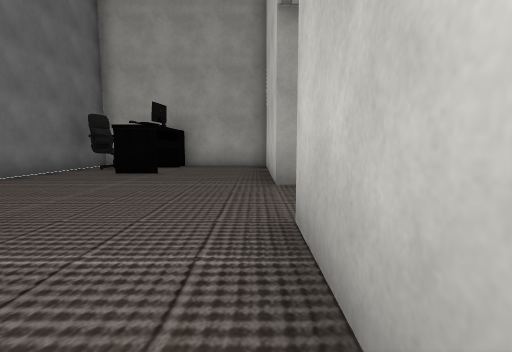
view 1 (above)

24 first-person views from a walk through a Unity game level. The camera is 1.2 m above the floor, tilts 6° down and sees 85° across. The floor is counted in squares, 2 m on a side. Each view is taken from the middle of a square. On the plan, view 1 faces up. The plan holds only what a view shows up to about 9 squares ahead; the rest is blank. The place goes on beyond the plan. The player is left out. Some animated figures are left out. Some surface patterns are stand-ins.

view 2
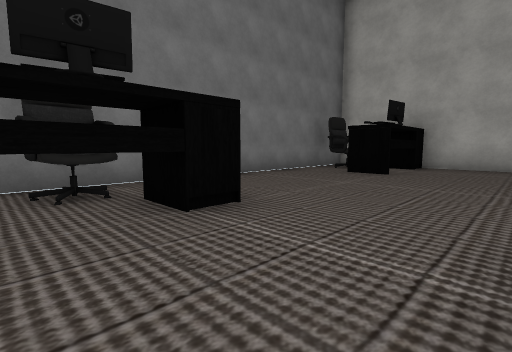

view 3
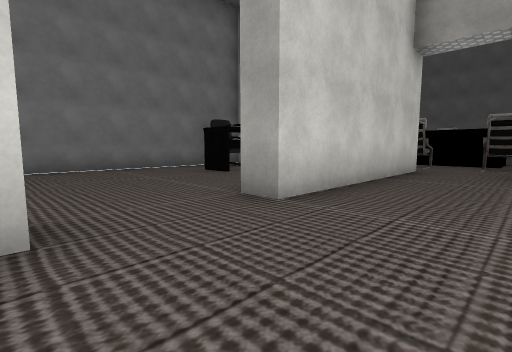

view 4
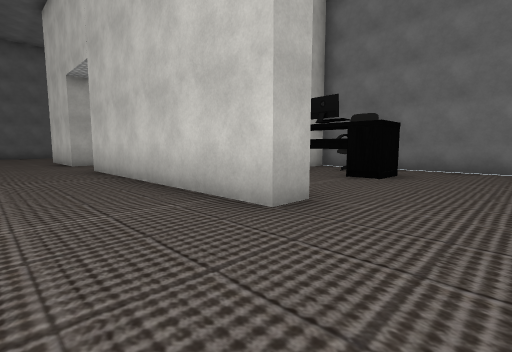

view 5
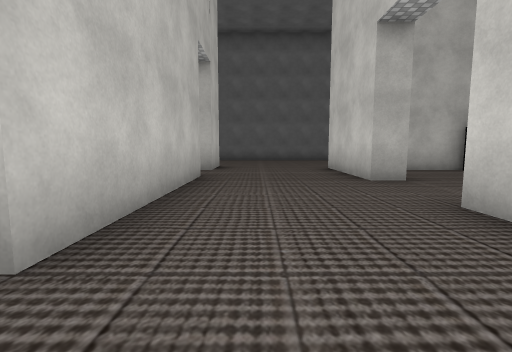

view 6
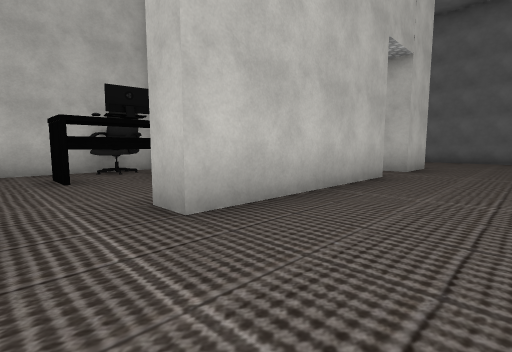

view 7
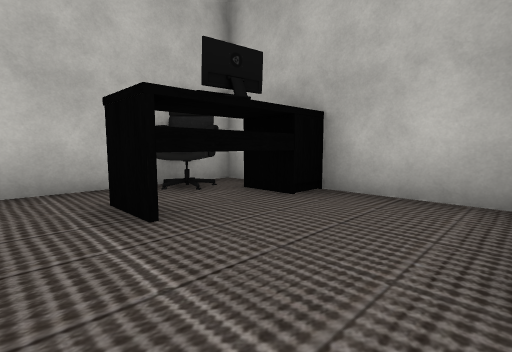

view 8
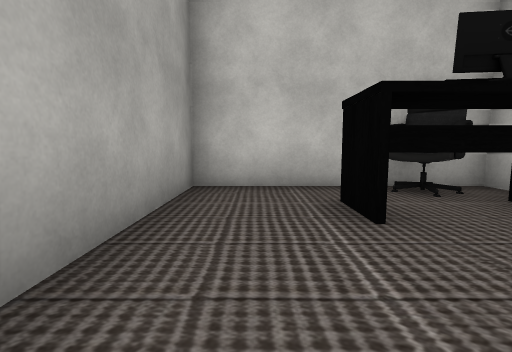

view 9
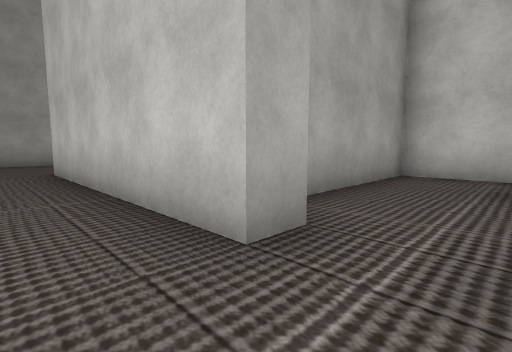

view 10
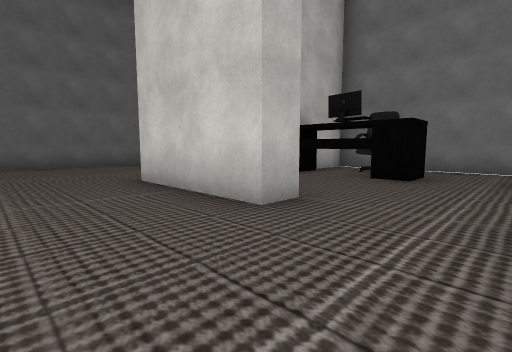

view 11
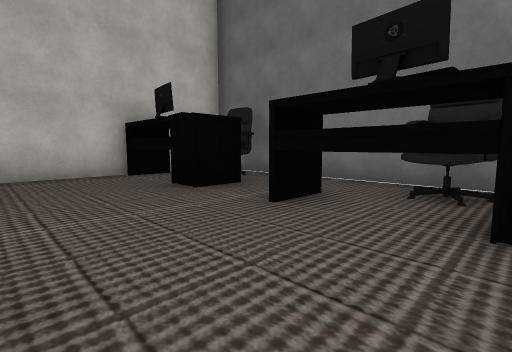

view 12
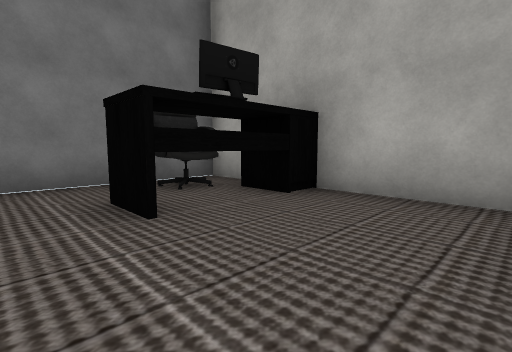

view 13
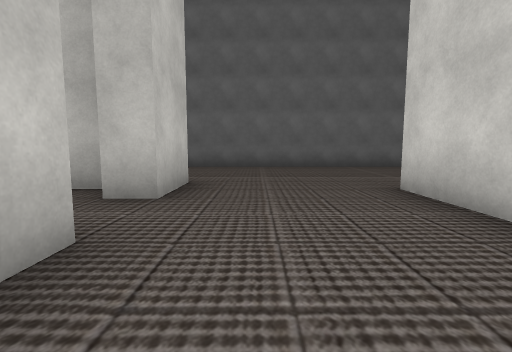

view 14
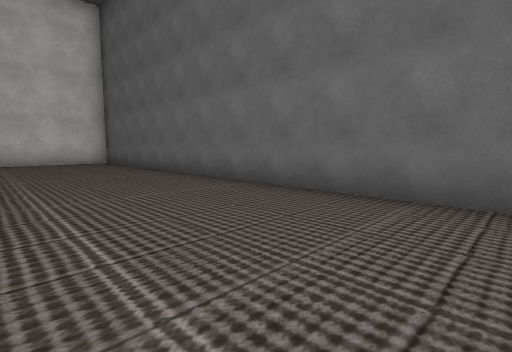

view 15
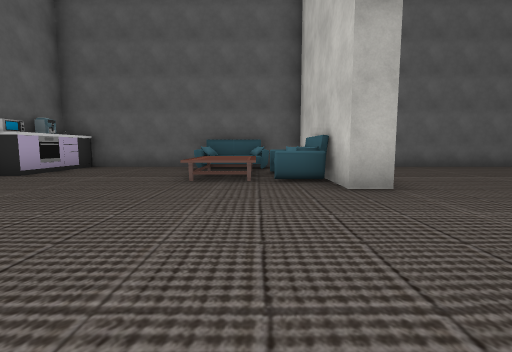

view 16
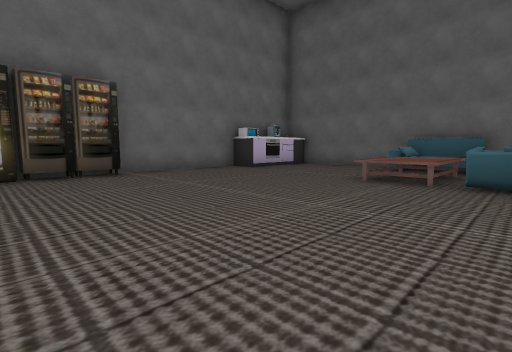

view 17
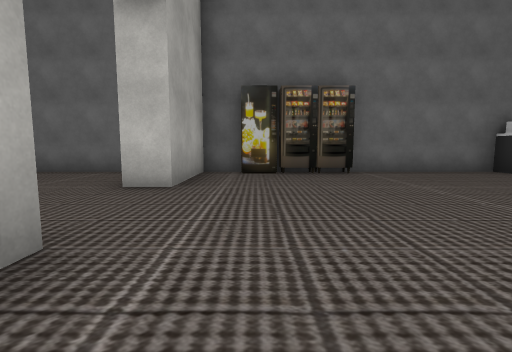

view 18
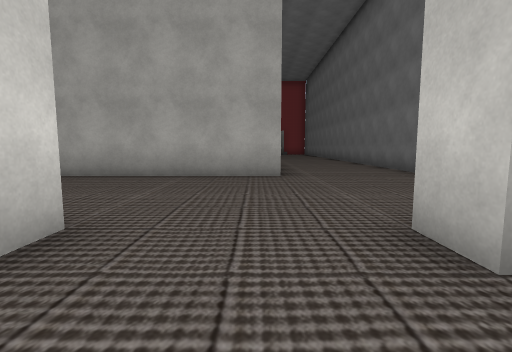

view 19
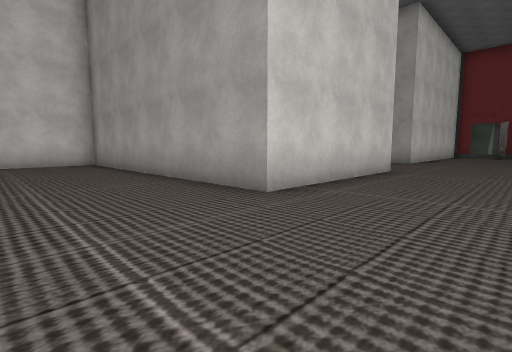

view 20
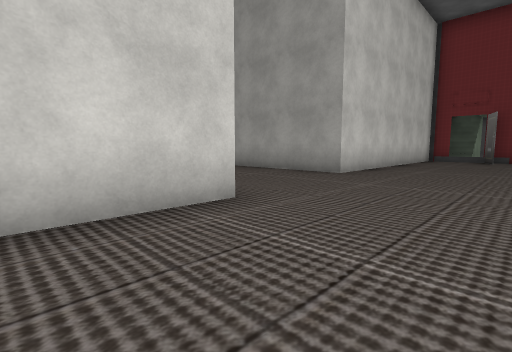

view 21
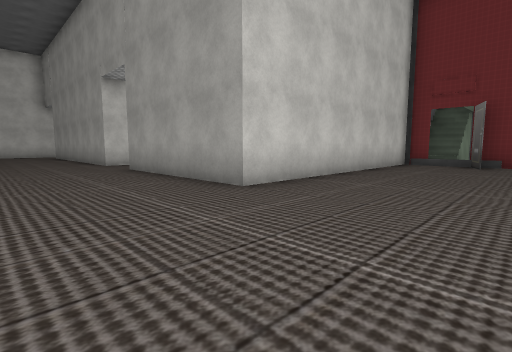

view 22
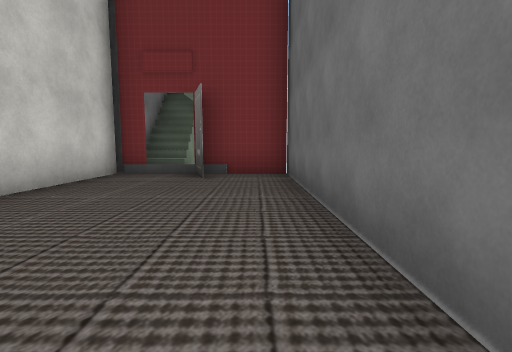

view 23
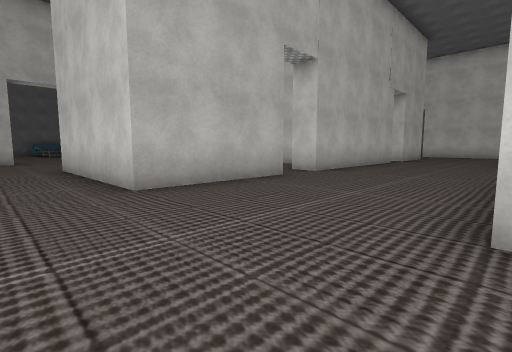

view 24
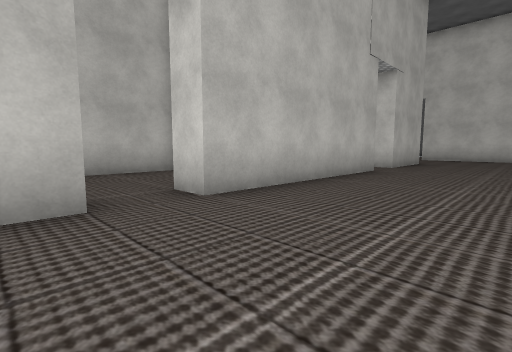

### Floor plan
Points are (right, up) in squares from view 1. A wall is a line through its corners. A room is listed if a view was taken in it or the views show most of it. See-through windows are left out.
Room 1 (views 1, 2)
walls: (1, 4.4) (0.3, 4.4) (0.3, 8.9) (-2.2, 8.9); (0.3, 0.2) (0.3, 2.2) (1, 2.2); (-4.7, 8.9) (-4.7, -0.8) (-4, -0.8)
ways out: opening at (1, 3.5) to room 2
objects: chair (-4, 0) to (-3, 1); chair (-4, 7) to (-3, 8); other object (-3, 0) to (-2, 2); other object (-3, 6) to (-2, 7)
Room 2 (views 3, 4, 5, 6, 9)
walls: (1, 2.2) (1, -2.5); (4.9, -0.8) (4.1, -0.8) (4.1, 5.2); (1, 5.4) (1, 4.4)
ways out: opening at (1, 3.5) to room 1; opening at (4, -1.5) to room 3; opening at (2.5, -3) to room 4; opening at (2.5, 5) to room 6
Room 3 (views 7, 8)
walls: (5.1, -4.5) (7.2, -4.5); (9.2, -4.5) (9.2, 0) (5.8, 0); (4.1, -2.3) (4.9, -2.3)
low walls: (8.8, -4.5) (9.2, -4.5)
ways out: opening at (4, -1.5) to room 2
objects: other object (7, -4) to (8, -2); chair (8, -3) to (9, -3)
Room 4 (views 10, 13)
walls: (1, -2.5) (1, -3.8); (4.1, -6.8) (4.1, -2.3)
ways out: opening at (2.5, -3) to room 2; opening at (1, -4.5) to room 5; opening at (2.5, -6) to room 6
Room 5 (views 11, 12)
walls: (0.2, -6) (1, -6); (-0.1, -1.5) (-2.2, -1.5); (-4.7, -1.5) (-4.7, -8.2) (-0.2, -8.2)
low walls: (-3.9, -1.5) (-4.7, -1.5)
ways out: opening at (1, -4.5) to room 4
objects: chair (-4, -7) to (-3, -7); chair (-4, -3) to (-3, -2); other object (-3, -7) to (-2, -6); other object (-3, -4) to (-2, -2)
Room 6 (views 14, 15, 16, 17, 18, 19, 20, 21, 22, 23, 24)
walls: (15.6, -3) (15.6, -3.5); (13, -8.9) (13.8, -8.9); (14.2, 5.1) (17.5, 5.1) (17.5, 0.7) (9.9, 0.7) (9.9, -1.6); (20.7, -1.9) (20.7, 4.1); (20.7, -4.8) (20.7, -3.7) (18.1, -3.7) (18.1, -3); (13, -11.9) (13, -10.4); (5.1, -8.9) (5.6, -8.9); (7.9, 5.1) (13, 5.1); (13.7, -12.5) (13.7, -13.4); (4.1, -9.8) (4.1, -8.2) (4.9, -8.2); (5, 5.1) (6.7, 5.1); (16.4, -13.4) (19.5, -13.4); (1, -6) (1, -9); (20.7, -10.8) (20.7, -7.2); (10.5, 8.9) (10, 8.9); (4.8, 8.9) (3.4, 8.9); (1, 8.6) (1, 5.4); (20.7, 10.6) (20.7, 16.2) (18.8, 16.2); (-1.4, -13.4) (11.5, -13.4); (19, 15.2) (18.7, 16.2); (17.7, 16.2) (16.9, 16.2) (16.9, 8.9) (12.4, 8.9); (17, 19) (17, 17.5)
low walls: (17.6, 17.6) (16.9, 17.6); (17.6, 17.8) (16.9, 17.8); (18.2, 18.5) (17.1, 18.5); (18.2, 18.8) (16.9, 18.8); (18.1, 19) (17, 19)
ways out: opening at (2.5, 5) to room 2; opening at (2.5, -6) to room 4; opening at (2, 9); opening at (7, 5); opening at (11.5, 9); opening at (14, 5)
objects: sofa (14, -11) to (15, -10); sofa (15, -13) to (16, -12); table (16, -11) to (16, -10); table (20, -13) to (20, -11); other object (20, -7); other object (20, -6); other object (20, -5)

Where each view was taken, in squares from view 1:
view 1: 0 up, 0 right, facing up
view 2: 0 up, 0 right, facing up-left
view 3: 2 up, 3 right, facing up-left
view 4: 4 up, 3 right, facing down-left
view 5: 1 down, 3 right, facing down
view 6: 1 down, 2 right, facing down-right
view 7: 1 down, 5 right, facing down-right
view 8: 1 down, 5 right, facing right
view 9: 2 down, 3 right, facing up-right
view 10: 4 down, 3 right, facing down-left
view 11: 2 down, 0 right, facing down-left
view 12: 5 down, 0 right, facing up-left
view 13: 5 down, 3 right, facing down
view 14: 10 down, 2 right, facing down-right
view 15: 5 down, 15 right, facing down
view 16: 5 down, 14 right, facing down-right
view 17: 5 down, 14 right, facing right
view 18: 5 down, 17 right, facing up
view 19: 2 down, 20 right, facing up-left
view 20: 3 up, 20 right, facing up-left
view 21: 6 up, 20 right, facing up-left
view 22: 10 up, 20 right, facing up
view 23: 9 up, 19 right, facing down-left
view 24: 8 up, 15 right, facing down-left
